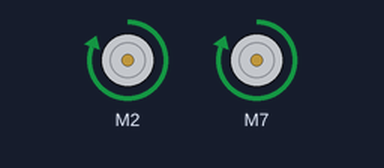
Recording of a sketch running on a simulated Arduino Uno, built with avr-gcc and run on an emulated ATmega328P. Shown: 2 × DC motor (green arrow = forward, orange = backward, longer = faster). What the sketch prints to the serial monitor is not drawn.

Above: at 0.7 s.
At 17.5 s:
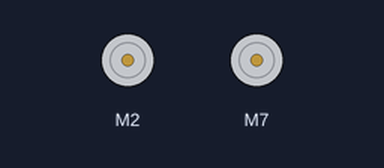
At 21.0 s:
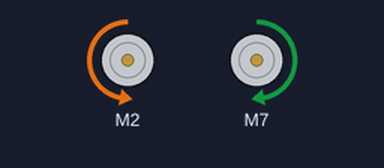
At 25.7 s:
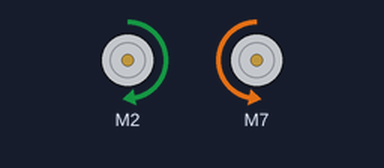
Timing chart, 0 to 29.9 s (numbered marks = the images above):
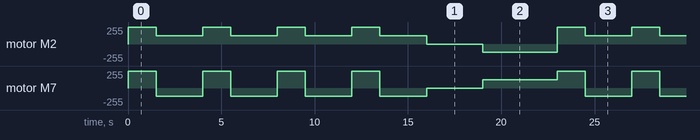

Measured:
- by itself, motor M2: repeats every 23.0 s: 3 × (forward 127/255 2.5 s, forward 255/255 1.5 s), forward 127/255 2.5 s, stopped 3.0 s, backward 127/255 4.0 s, forward 255/255 1.5 s
- by itself, motor M7: repeats every 23.0 s: 3 × (backward 127/255 2.5 s, forward 255/255 1.5 s), backward 127/255 2.5 s, stopped 3.0 s, forward 127/255 4.0 s, forward 255/255 1.5 s

The sketch:

Robo-DC-Tracao-A.ino
```cpp
#include <L298N.h>


/* **************************************
 *  pinos de conexão do driver L298N
 *  CONFIRA A PINAGEM DA SUA  MONTAGEM
 ***************************************/
#define ENA1  3
#define IN11  2
#define IN12  4
#define IN21  5
#define IN22  7
#define ENA2  6

L298N motorE(ENA1, IN11, IN12);   // motor esquerdo
L298N motorD(ENA2, IN22, IN21);     // motor direito


/***********************************
 *  blocos  que foram criados
 **********************************/
void setupTracao(float veloc) ;
void espera(float tempo);
void frente(float veloc, float tempo)  ;
void tras(float veloc, float tempo);
void direita(float veloc, float tempo);
void esquerda(float veloc, float tempo);
void brake();
void pwmTeste();
void release();


/***********************************
 *  SKETCH - blocos principais
 **********************************/

void setup()
{
      Serial.begin(115200);
      Serial.println("O robô esta vivo!\nBom dia!");
      setupTracao(100);
}

void loop()
{
      frente(100,1.5);
      direita(50,2.5);
      frente(100,1.5);
      direita(50,2.5);
      frente(100,1.5);
      direita(50,2.5);
      frente(100,1.5);
      direita(50,2.5);
      espera(3);
      esquerda(50,4);
}


/************************************************
 *    Criação do blocos movimento do robô
 ***********************************************/
void setupTracao(int veloc)
{
        motorE.setSpeed(veloc*255/100); // an integer between 0 and 255
        motorE.stop();
        motorD.setSpeed(veloc*255/100); // an integer between 0 and 255
        motorD.stop();
}


 void espera(float tempo)
{
    delay(1000*tempo);
}

void frente(float veloc, float tempo)
{
    motorE.setSpeed(veloc*255/100);
    motorD.setSpeed(veloc*255/100);
    motorE.forward();
    motorD.forward();
    delay(1000*tempo);
    brake();
}

  void tras(float veloc, float tempo)
{
    motorE.setSpeed(veloc*255/100);
    motorD.setSpeed(veloc*255/100);
    motorE.backward();
    motorD.backward();
    delay(1000*tempo);
    brake();
}

void direita(float veloc, float tempo)
{
    motorE.setSpeed(veloc*255/100);
    motorD.setSpeed(veloc*255/100);
    motorD.backward();
    motorE.forward();
    delay(1000*tempo);
    brake();
}

void esquerda(float veloc, float tempo)
{
    motorE.setSpeed(veloc*255/100);
    motorD.setSpeed(veloc*255/100);
    motorD.forward();
    motorE.backward();
    delay(1000*tempo);
    brake();
}

void brake()
{
    motorE.setSpeed(0);
    motorD.setSpeed(0);
    motorE.stop();
    motorD.stop();
}

void pwmTeste()
{
  for(int i=0;i<255;i++){
      motorE.setSpeed(i);
      motorD.setSpeed(i);
      motorE.forward();
      motorD.forward();
      delay(1000);
      Serial.println(i);
    }
}
```
